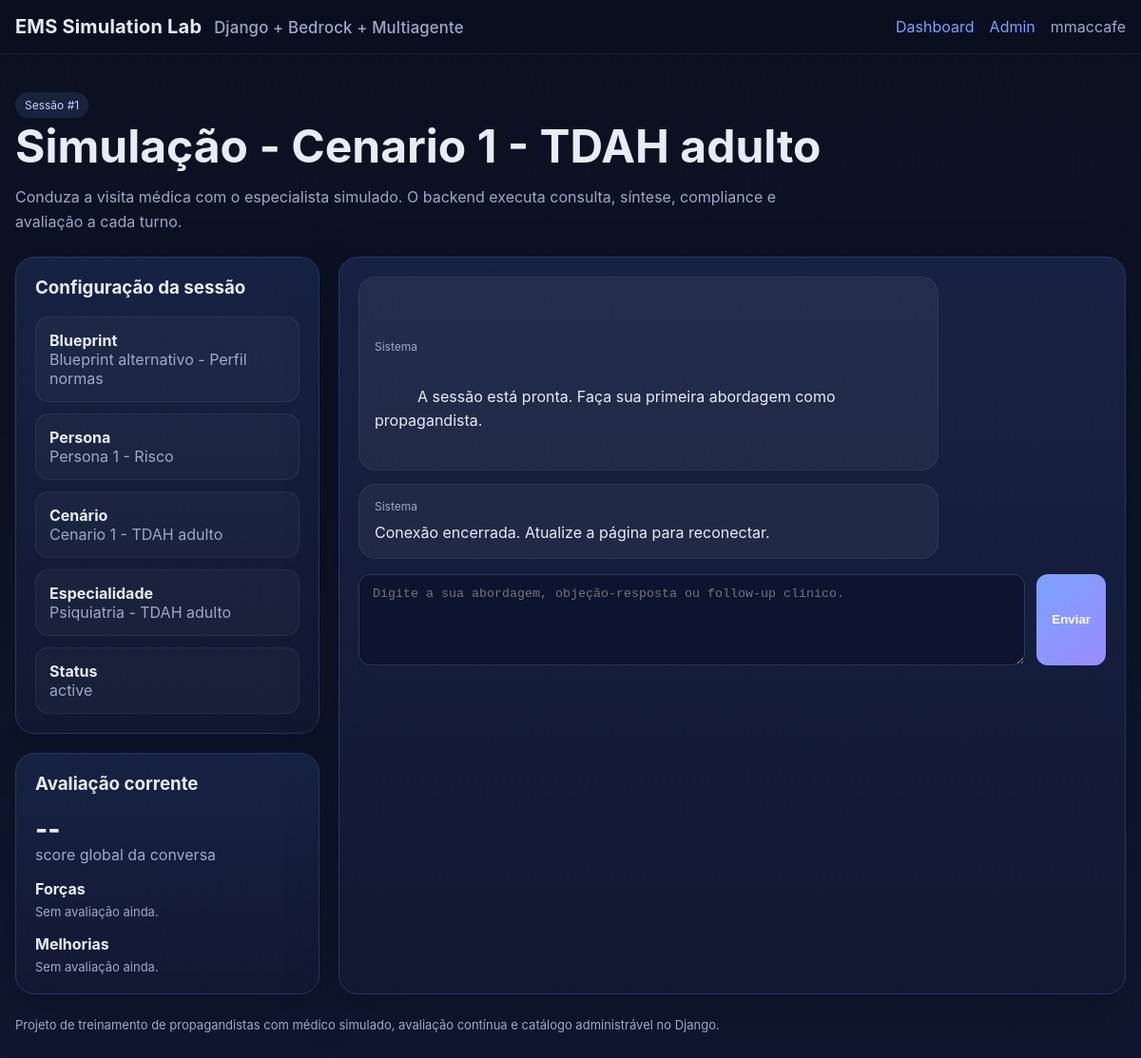
Page /conversations/1/ (signed in) on the committed database.
### apps/conversations/models.py (models this page shows, shortened)
class ConversationSession(models.Model):
    STATUS_CHOICES = [
        ('active', 'Ativa'),
        ('completed', 'Concluida'),
        ('archived', 'Arquivada'),
    ]
    user = models.ForeignKey(settings.AUTH_USER_MODEL, on_delete=models.CASCADE, related_name='conversation_sessions')
    title = models.CharField(max_length=255)
    status = models.CharField(max_length=20, choices=STATUS_CHOICES, default='active')
    blueprint = models.ForeignKey(SimulationBlueprint, on_delete=models.PROTECT, related_name='sessions')
    persona = models.ForeignKey(PersonaDefinition, on_delete=models.PROTECT, related_name='sessions')
    scenario = models.ForeignKey(ScenarioDefinition, on_delete=models.PROTECT, related_name='sessions')
    specialty = models.ForeignKey(SpecialtyDefinition, on_delete=models.PROTECT, related_name='sessions')
    policy = models.ForeignKey(PolicyDefinition, on_delete=models.PROTECT, related_name='sessions')
    instruction = models.ForeignKey(InstructionDefinition, on_delete=models.PROTECT, related_name='sessions')
    output_contract = models.ForeignKey(OutputContractDefinition, on_delete=models.PROTECT, related_name='sessions')
    evaluation_rubric = models.ForeignKey(
        EvaluationRubricDefinition,
        on_delete=models.PROTECT,
        related_name='sessions',
        null=True,
        blank=True,
    )
    session_state = models.JSONField(default=dict, blank=True)
    created_at = models.DateTimeField(auto_now_add=True)
    updated_at = models.DateTimeField(auto_now=True)
    class Meta:
        ordering = ['-created_at']

### apps/catalog/models.py (models this page shows, shortened)
class TimeStampedModel(models.Model):
    created_at = models.DateTimeField(auto_now_add=True)
    updated_at = models.DateTimeField(auto_now=True)
    class Meta:
        abstract = True

class SimulationBlueprint(TimeStampedModel):
    slug = models.SlugField(unique=True, max_length=120)
    title = models.CharField(max_length=255)
    description = models.TextField(blank=True)
    persona = models.ForeignKey(PersonaDefinition, on_delete=models.PROTECT, related_name='blueprints')
    scenario = models.ForeignKey(ScenarioDefinition, on_delete=models.PROTECT, related_name='blueprints')
    specialty = models.ForeignKey(SpecialtyDefinition, on_delete=models.PROTECT, related_name='blueprints')
    policy = models.ForeignKey(PolicyDefinition, on_delete=models.PROTECT, related_name='blueprints')
    output_contract = models.ForeignKey(OutputContractDefinition, on_delete=models.PROTECT, related_name='blueprints')
    instruction = models.ForeignKey(InstructionDefinition, on_delete=models.PROTECT, related_name='blueprints')
    evaluation_rubric = models.ForeignKey(
        EvaluationRubricDefinition,
        on_delete=models.PROTECT,
        related_name='blueprints',
        null=True,
        blank=True,
    )
    is_active = models.BooleanField(default=True)
    class Meta:
        ordering = ['title']

class DefinitionBase(TimeStampedModel):
    slug = models.SlugField(unique=True, max_length=120)
    title = models.CharField(max_length=255)
    description = models.TextField(blank=True)
    payload = models.JSONField(default=dict)
    is_active = models.BooleanField(default=True)
    tags = models.JSONField(default=list, blank=True)
    class Meta:
        abstract = True
        ordering = ["title"]

class PersonaDefinition(DefinitionBase):
    pass

class ScenarioDefinition(DefinitionBase):
    pass

class SpecialtyDefinition(DefinitionBase):
    pass

### apps/conversations/views.py (the view)
# urls.py: path('<int:session_id>/', ConversationRoomView.as_view(), name='conversation-room'),
class ConversationRoomView(LoginRequiredMixin, TemplateView):
    template_name = 'conversations/room.html'
    def get_context_data(self, **kwargs):
        context = super().get_context_data(**kwargs)
        context['session'] = ConversationSelector.session_detail(kwargs['session_id'], self.request.user.id)
        return context

### apps/conversations/selectors.py (called while the page is built)
    @staticmethod
    def session_detail(session_id: int, user_id: int) -> ConversationSession:
        return ConversationSession.objects.select_related(
            'blueprint', 'persona', 'scenario', 'specialty', 'policy', 'output_contract', 'instruction'
        ).prefetch_related('turns__agent_runs').get(pk=session_id, user_id=user_id)

### templates/conversations/room.html (shortened to what this page needs)
{% extends "base.html" %}
{% block content %}
<section class="hero">
  <span class="pill">Sessão #{{ session.id }}</span>
  <h1>{{ session.title }}</h1>
  <p>Conduza a visita médica com o especialista simulado. O backend executa consulta, síntese, compliance e avaliação a cada turno.</p>
</section>
<section class="room-layout">
  <aside class="grid">
    <div class="card">
      <h3>Configuração da sessão</h3>
      <div class="list">
        <div class="list-item"><strong>Blueprint</strong><br><span class="muted">{{ session.blueprint.title }}</span></div>
        <div class="list-item"><strong>Persona</strong><br><span class="muted">{{ session.persona.title }}</span></div>
        <div class="list-item"><strong>Cenário</strong><br><span class="muted">{{ session.scenario.title }}</span></div>
        <div class="list-item"><strong>Especialidade</strong><br><span class="muted">{{ session.specialty.title }}</span></div>
        <div class="list-item"><strong>Status</strong><br><span class="muted">{{ session.status }}</span></div>
      </div>
    </div>
    <div class="card" id="evaluation-panel">
      <h3>Avaliação corrente</h3>
      <div class="score" id="score-global">--</div>
      <div class="muted" style="margin-bottom:10px;">score global da conversa</div>
      <div style="margin-top:16px;">
        <strong>Forças</strong>
        <div class="help" id="strengths">Sem avaliação ainda.</div>
      </div>
      <div style="margin-top:16px;">
        <strong>Melhorias</strong>
        <div class="help" id="improvements">Sem avaliação ainda.</div>
      </div>
    </div>
  </aside>
  <div class="card">
    <div class="chat-stream" id="chat-stream">
      {% for turn in session.turns.all %}
        <div class="bubble {% if turn.role == 'user' %}user{% else %}assistant{% endif %}">
          <div class="message-meta">{{ turn.speaker_name|default:turn.get_role_display }} · {{ turn.created_at }}</div>
          {{ turn.content }}
        </div>
      {% empty %}
        <div class="bubble assistant">
          <div class="message-meta">Sistema</div>
          A sessão está pronta. Faça sua primeira abordagem como propagandista.
        </div>
      {% endfor %}
    </div>
    <div class="composer">
      <textarea id="message-input" placeholder="Digite a sua abordagem, objeção-resposta ou follow-up clínico."></textarea>
      <button id="send-button">Enviar</button>
    </div>
  </div>
</section>
{% endblock %}

### templates/base.html (shortened to what this page needs)
<!DOCTYPE html>
<html lang="pt-br">
<head>
</head>
<body>
<header>
  <div class="container nav">
    <div class="brand">EMS Simulation Lab <small>Django + Bedrock + Multiagente</small></div>
    <div class="nav-links">
      <a href="/">Dashboard</a>
      <a href="/admin/">Admin</a>
      {% if request.user.is_authenticated %}
        <span>{{ request.user.username }}</span>
      {% else %}
        <a href="/accounts/login/">Entrar</a>
      {% endif %}
    </div>
  </div>
</header>
<main class="container">
  {% block content %}{% endblock %}
  <div class="footer-note">Projeto de treinamento de propagandistas com médico simulado, avaliação contínua e catálogo administrável no Django.</div>
</main>
</body>
</html>

### templates/base.html (style rules this page uses)
:root { --bg: #0b1020; --panel: #111831; --panel-2: #182447; --text: #e7ecf7; --muted: #9da9c7; --primary: #7aa2ff; --primary-2: #9b8cff; --border: #28365f; --ok: #1fb874; --warn: #ffb020; }
* { box-sizing: border-box; }
body { margin: 0; font-family: Inter, Arial, sans-serif; background: linear-gradient(180deg, #0b1020 0%, #0f1730 100%); color: var(--text); }
a { color: var(--primary); text-decoration: none; }
.container { width: min(1240px, calc(100% - 32px)); margin: 0 auto; }
header { border-bottom: 1px solid rgba(255,255,255,0.06); backdrop-filter: blur(8px); position: sticky; top: 0; background: rgba(11,16,32,0.85); z-index: 10; }
.nav { display:flex; align-items:center; justify-content:space-between; padding: 16px 0; }
.brand { font-size: 20px; font-weight: 700; letter-spacing: .2px; }
.brand small { color: var(--muted); font-weight: 500; margin-left: 8px; }
.nav-links { display:flex; gap:16px; align-items:center; color: var(--muted); }
.btn, button, input[type=submit] { border: none; background: linear-gradient(135deg, var(--primary), var(--primary-2)); color: white; border-radius: 12px; padding: 12px 16px; font-weight: 600; cursor: pointer; }
.hero { padding: 40px 0 24px; }
.hero h1 { font-size: clamp(32px, 4vw, 48px); margin: 0 0 12px; }
.hero p { margin: 0; max-width: 860px; color: var(--muted); line-height: 1.6; }
.grid { display:grid; gap: 20px; }
.card { background: linear-gradient(180deg, rgba(24,36,71,.9), rgba(17,24,49,.94)); border: 1px solid var(--border); border-radius: 20px; padding: 20px; box-shadow: 0 20px 60px rgba(0,0,0,.20); }
.card h2, .card h3 { margin-top: 0; }
.muted { color: var(--muted); }
select, input[type=text], input[type=password], textarea { width: 100%; background: #0c1430; color: var(--text); border: 1px solid var(--border); border-radius: 12px; padding: 12px 14px; outline: none; }
textarea { min-height: 96px; resize: vertical; }
.help { font-size: 13px; color: var(--muted); margin-top: 6px; }
.list { display:grid; gap: 12px; }
.list-item { padding: 14px; border-radius: 14px; border: 1px solid rgba(255,255,255,.06); background: rgba(255,255,255,.03); }
.pill { display:inline-flex; padding:6px 10px; border-radius:999px; background: rgba(122,162,255,.12); color: #bdd1ff; font-size: 12px; }
.room-layout { display:grid; gap:20px; grid-template-columns: 320px 1fr; }
.chat-stream { max-height: 62vh; overflow:auto; display:grid; gap: 14px; padding-right:4px; }
.bubble { max-width: 78%; padding: 14px 16px; border-radius: 18px; line-height: 1.55; white-space: pre-wrap; border: 1px solid rgba(255,255,255,.06); }
.bubble.assistant { background: rgba(255,255,255,.05); }
.message-meta { font-size: 12px; color: var(--muted); margin-bottom: 6px; }
.composer { display:grid; grid-template-columns: 1fr auto; gap: 12px; margin-top: 16px; }
.score { font-size: 28px; font-weight: 800; }
.footer-note { color: var(--muted); font-size: 13px; padding: 24px 0 40px; }

### rows in the picture
ConversationSession: id "1", title "Simulação - Cenario 1 - TDAH adulto", blueprint "Blueprint alternativo - Perfil normas", persona "Persona 1 - Risco", scenario "Cenario 1 - TDAH adulto", specialty "Psiquiatria - TDAH adulto", status "active"

### other values in the picture
{{ request.user.username }} "mmaccafe"
